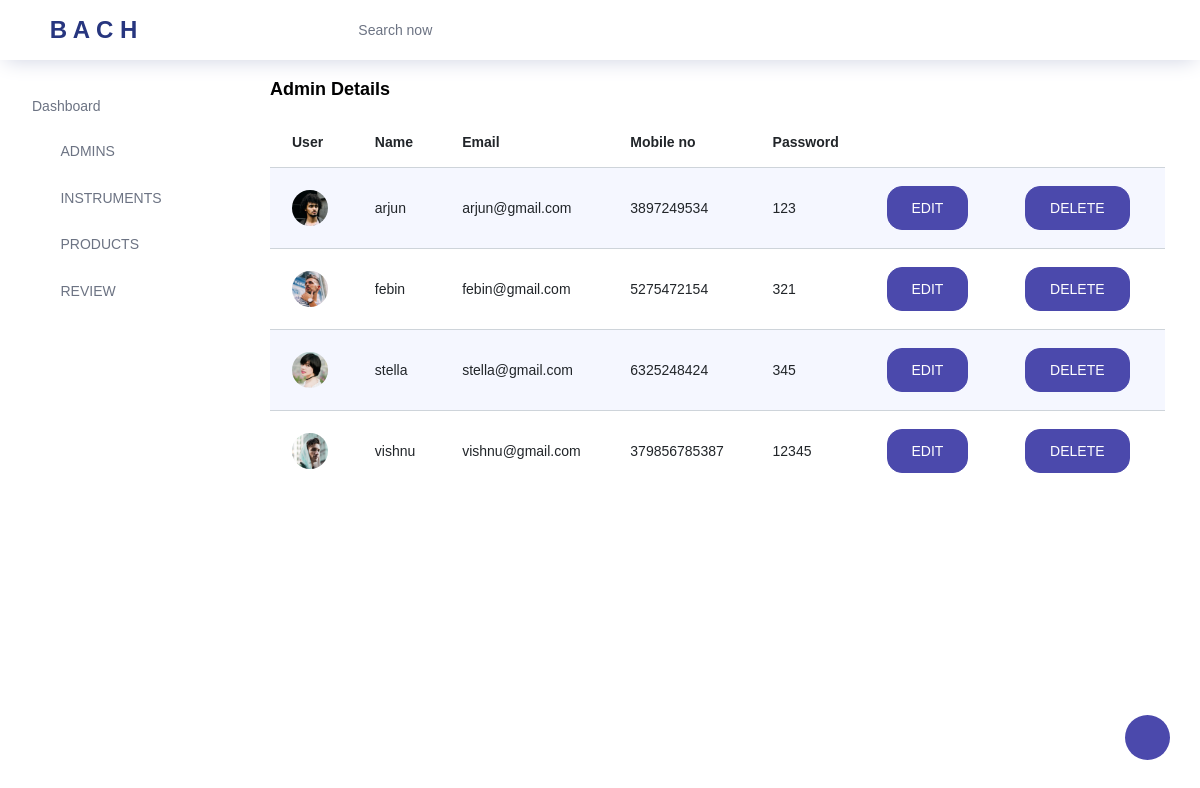
Page /backend/displaya/ on the committed database.
### backend/models.py (models this page shows)
class admindb(models.Model):
    Name = models.CharField(max_length=100)
    Email = models.CharField(max_length=50)
    Mobileno = models.IntegerField(null=True)
    Password=models.CharField(max_length=100)
    image = models.ImageField(null=True,blank=True)

### backend/views.py (the view)
# urls.py: path('displaya/', views.displaya, name="displaya"),
def displaya(req):
    data = admindb.objects.all()
    return render(req, "pagetwo.html",{'data':data})

### backend/templates/pagetwo.html (shortened to what this page needs)
<!DOCTYPE html>
{% extends "index.html" %}
{% block content %}
<html lang="en">
<head>
</head>
<body>
<div class="col-lg-12 grid-margin stretch-card">
              <div class="card">
                <div class="card-body">
                  <h4 class="card-title">Admin Details</h4>
                  <div class="table-responsive">
                    <table class="table table-striped">
                      <thead>
                        <tr>
                          <th>
                            User
                          </th>
                          <th>
                            Name
                          </th>
                          <th>
                            Email
                          </th>
                          <th>
                            Mobile no
                          </th>
                          <th>
                            Password
                          </th>
                        </tr>
                      </thead>
                      <tbody>
                      {% for d in data %}
                        <tr>
                          <td class="py-1">
                            <img src="{{d.image.url}}" alt="image">
                          </td>
                          <td>
                            {{d.Name}}
                          </td>
                          <td>{{d.Email}}
                          </td>
                          <td>{{d.Mobileno}}
                          </td>
                          <td>
                            {{d.Password}}
                          </td>
                          <td>
                            <form action="{% url 'editadmin' dataid=d.id %}">
                              <button  class="btn btn-primary mr-2"   type="submit">EDIT</button>
                            </form>
                          </td>
                          <td>
                            <form action="{% url 'deleteadmin' dataid=d.id %}">
                              <button class="btn btn-primary mr-2"    type="submit">DELETE</button>
                            </form>
                          </td>
                        </tr>
                        {% endfor %}
                      </tbody>
                    </table>
                  </div>
                </div>
              </div>
            </div>
</body>
</html>
{% endblock %}

### rows in the picture
admindb: image (picture), Name "arjun", Email "arjun@gmail.com", Mobileno "3897249534", Password "123"
admindb: image (picture), Name "febin", Email "febin@gmail.com", Mobileno "5275472154", Password "321"
admindb: image (picture), Name "stella", Email "stella@gmail.com", Mobileno "6325248424", Password "345"
admindb: image (picture), Name "vishnu", Email "vishnu@gmail.com", Mobileno "379856785387", Password "12345"
